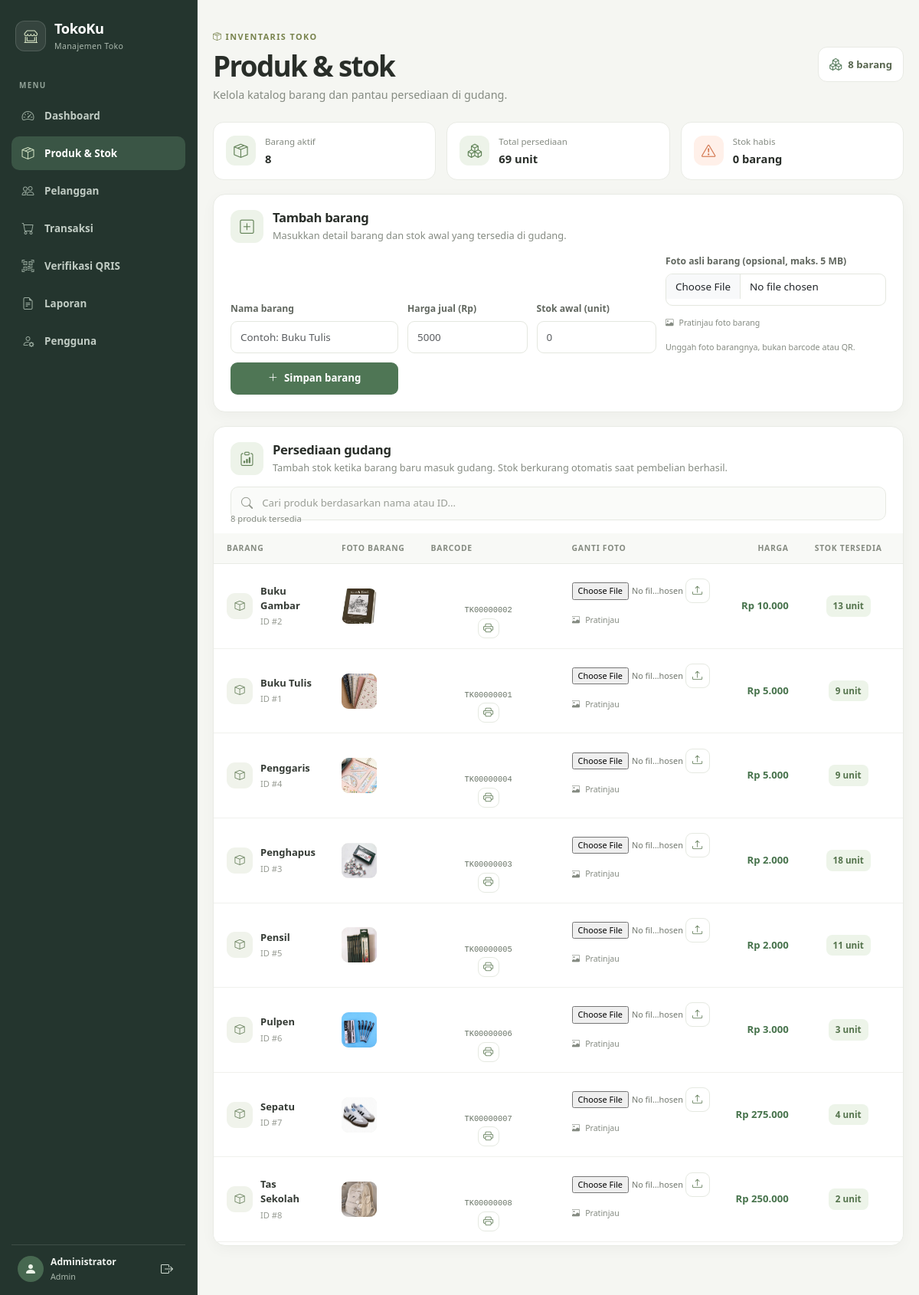
The app's page /produk.php (signed in) with its own data.
### tables this page shows
CREATE TABLE `tbl_produk` (
  `id_produk` int(11) NOT NULL,
  `nama_produk` varchar(100) NOT NULL,
  `harga` decimal(12,2) NOT NULL,
  `stok` int(10) UNSIGNED NOT NULL DEFAULT 0,
  `gambar` varchar(255) DEFAULT NULL,
  `aktif` tinyint(1) NOT NULL DEFAULT 1,
  `barcode` varchar(32) DEFAULT NULL
);

### config.php (called while the page is built, shortened)
<?php
function rupiah($n) {
    return "Rp " . number_format($n, 0, ',', '.');
}
?>

### produk.php (the view, shortened to what this page needs)
<?php
require 'config.php';
$isAdmin = $_SESSION['role'] === 'admin';
$namaProdukForm = '';
$hargaProdukForm = '';
$stokProdukForm = '';
$ringkasan = $conn->query(
    "SELECT COUNT(*) AS total_barang,
            COALESCE(SUM(stok), 0) AS total_stok,
            SUM(CASE WHEN stok = 0 THEN 1 ELSE 0 END) AS stok_habis
     FROM tbl_produk
     WHERE aktif = 1"
)->fetch_assoc();
$produk = $conn->query(
    "SELECT id_produk, nama_produk, harga, stok, gambar, barcode
     FROM tbl_produk
     WHERE aktif = 1
     ORDER BY nama_produk"
);
?>
<!DOCTYPE html>
<html lang="id">
<head>
    <link href="https://cdn.jsdelivr.net/npm/bootstrap@5.3.2/dist/css/bootstrap.min.css" rel="stylesheet">
    <link href="https://cdn.jsdelivr.net/npm/bootstrap-icons@1.11.1/font/bootstrap-icons.css" rel="stylesheet">
    <link rel="stylesheet" href="style.css">
</head>
<body class="management-page products-page">
<?php include 'navbar.php'; ?>
<main class="management-container">
    <header class="management-heading">
        <div>
            <span class="management-eyebrow"><i class="bi bi-box-seam"></i> INVENTARIS TOKO</span>
            <h1>Produk & stok</h1>
            <p><?= $isAdmin ? 'Kelola katalog barang dan pantau persediaan di gudang.' : 'Tambahkan stok untuk barang yang sudah ada di katalog.' ?></p>
        </div>
        <span class="management-count"><i class="bi bi-boxes"></i> <?= number_format((int)$ringkasan['total_barang'], 0, ',', '.') ?> barang</span>
    </header>
    <section class="transaction-stats product-stats">
        <div><span class="transaction-stat-icon"><i class="bi bi-box-seam"></i></span><span><small>Barang aktif</small><strong><?= number_format((int)$ringkasan['total_barang'], 0, ',', '.') ?></strong></span></div>
        <div><span class="transaction-stat-icon is-green"><i class="bi bi-boxes"></i></span><span><small>Total persediaan</small><strong data-total-stock><?= number_format((int)$ringkasan['total_stok'], 0, ',', '.') ?> unit</strong></span></div>
        <div><span class="transaction-stat-icon is-orange"><i class="bi bi-exclamation-triangle"></i></span><span><small>Stok habis</small><strong data-empty-stock><?= number_format((int)$ringkasan['stok_habis'], 0, ',', '.') ?> barang</strong></span></div>
    </section>
    <?php if ($isAdmin): ?>
    <section class="management-panel">
        <div class="management-panel-heading">
            <span class="management-panel-icon"><i class="bi bi-plus-square"></i></span>
            <div><h2>Tambah barang</h2><p>Masukkan detail barang dan stok awal yang tersedia di gudang.</p></div>
        </div>
        <form method="post" enctype="multipart/form-data" class="product-add-form">
            <label><span>Nama barang</span><input class="form-control" name="nama_produk" maxlength="100" value="<?= htmlspecialchars($namaProdukForm) ?>" placeholder="Contoh: Buku Tulis" required></label>
            <label><span>Harga jual (Rp)</span><input class="form-control" type="number" name="harga" min="1" step="0.01" value="<?= htmlspecialchars($hargaProdukForm) ?>" placeholder="5000" required></label>
            <label><span>Stok awal (unit)</span><input class="form-control" type="number" name="stok" min="0" step="1" value="<?= htmlspecialchars($stokProdukForm) ?>" placeholder="0" required></label>
            <label>
                <span>Foto asli barang (opsional, maks. 5 MB)</span>
                <input class="form-control product-photo-input" type="file" name="gambar_produk" accept="image/jpeg,image/png,image/webp" data-preview-target="new-product-photo-preview">
                <span class="product-photo-preview" id="new-product-photo-preview"><i class="bi bi-image"></i> Pratinjau foto barang</span>
                <small class="product-photo-hint">Unggah foto barangnya, bukan barcode atau QR.</small>
            </label>
            <button type="submit" class="management-primary-button" name="tambah_produk" value="1"><i class="bi bi-plus-lg"></i> Simpan barang</button>
        </form>
    </section>
    <?php endif; ?>
    <section class="management-panel product-inventory-panel">
        <div class="management-panel-heading">
            <span class="management-panel-icon"><i class="bi bi-clipboard-data"></i></span>
            <div><h2>Persediaan gudang</h2><p>Tambah stok ketika barang baru masuk gudang. Stok berkurang otomatis saat pembelian berhasil.</p></div>
        </div>
        <?php if ($isAdmin): ?>
        <label class="management-search product-inventory-search" for="productInventorySearch">
            <i class="bi bi-search" aria-hidden="true"></i>
            <input id="productInventorySearch" type="search" placeholder="Cari produk berdasarkan nama atau ID..." autocomplete="off" aria-controls="productInventoryRows">
        </label>
        <p class="product-search-status" id="productSearchStatus" aria-live="polite"></p>
        <?php endif; ?>
        <div class="management-table-wrap">
            <table class="table management-table align-middle mb-0">
                <thead><tr><th>Barang</th><th>Foto barang</th><th>Barcode</th><?php if ($isAdmin): ?><th>Ganti foto</th><?php endif; ?><th class="text-end">Harga</th><th class="text-center">Stok tersedia</th><th>Tambah stok</th></tr></thead>
                <tbody id="productInventoryRows">
                <?php if ($produk->num_rows > 0): ?>
                    <?php while ($item = $produk->fetch_assoc()): ?>
                    <tr data-product-row data-product-name="<?= htmlspecialchars($item['nama_produk'], ENT_QUOTES, 'UTF-8') ?>" data-product-id="<?= (int)$item['id_produk'] ?>">
                        <td><span class="management-person"><span class="management-avatar"><i class="bi bi-box"></i></span><span><strong><?= htmlspecialchars($item['nama_produk']) ?></strong><small>ID #<?= (int)$item['id_produk'] ?></small></span></span></td>
                        <td><?php if (!empty($item['gambar'])): ?><img class="inventory-product-image" src="<?= htmlspecialchars($item['gambar'], ENT_QUOTES, 'UTF-8') ?>" alt="Foto barang: <?= htmlspecialchars($item['nama_produk'], ENT_QUOTES, 'UTF-8') ?>"><?php else: ?><span class="inventory-image-placeholder" title="Foto barang belum diunggah"><i class="bi bi-image"></i></span><?php endif; ?></td>
                        <td>
                            <div class="product-barcode-label">
                                <svg data-product-barcode-svg data-barcode="<?= htmlspecialchars($item['barcode'] ?? '', ENT_QUOTES, 'UTF-8') ?>"></svg>
                                <code><?= htmlspecialchars($item['barcode'] ?? '') ?></code>
                                <?php if ($isAdmin): ?>
                                    <button type="button" class="management-action" data-print-barcode="<?= htmlspecialchars($item['barcode'] ?? '', ENT_QUOTES, 'UTF-8') ?>" data-product-name="<?= htmlspecialchars($item['nama_produk'], ENT_QUOTES, 'UTF-8') ?>" aria-label="Cetak barcode <?= htmlspecialchars($item['nama_produk'], ENT_QUOTES, 'UTF-8') ?>" title="Cetak barcode"><i class="bi bi-printer"></i></button>
                                <?php endif; ?>
                            </div>
                        </td>
                        <?php if ($isAdmin): ?>
                        <td>
                            <form method="post" enctype="multipart/form-data" class="product-image-form">
                                <input class="product-photo-input" type="file" name="gambar_produk" accept="image/jpeg,image/png,image/webp" aria-label="Pilih foto asli barang <?= htmlspecialchars($item['nama_produk'], ENT_QUOTES, 'UTF-8') ?>, bukan barcode" data-preview-target="product-photo-preview-<?= (int)$item['id_produk'] ?>" required>
                                <button name="ubah_gambar" value="1" class="management-action" aria-label="Simpan foto <?= htmlspecialchars($item['nama_produk'], ENT_QUOTES, 'UTF-8') ?>" title="Simpan foto"><i class="bi bi-upload"></i></button>
                                <span class="product-photo-preview" id="product-photo-preview-<?= (int)$item['id_produk'] ?>"><i class="bi bi-image"></i> Pratinjau</span>
                            </form>
                        </td>
                        <?php endif; ?>
                        <td class="text-end management-money"><?= rupiah($item['harga']) ?></td>
                        <td class="text-center"><span class="stock-badge <?= (int)$item['stok'] === 0 ? 'is-empty' : '' ?>" data-stock-display="<?= (int)$item['id_produk'] ?>"><?= number_format((int)$item['stok'], 0, ',', '.') ?> unit</span></td>
                        <td>
                        </td>
                    </tr>
                    <?php endwhile; ?>
                <?php else: ?>
                    <tr><td colspan="<?= $isAdmin ? 7 : 6 ?>"><div class="management-empty"><i class="bi bi-box"></i><strong>Belum ada barang</strong><span>Tambahkan produk untuk mulai mengisi persediaan.</span></div></td></tr>
                <?php endif; ?>
                </tbody>
            </table>
        </div>
    </section>
</main>
</body>
</html>

### records on screen
tbl_produk: nama_produk "Buku Gambar", id_produk "2", gambar (picture), barcode "TK00000002", harga "Rp 10.000", stok "13"
tbl_produk: nama_produk "Buku Tulis", id_produk "1", gambar (picture), barcode "TK00000001", harga "Rp 5.000", stok "9"
tbl_produk: nama_produk "Penggaris", id_produk "4", gambar (picture), barcode "TK00000004", harga "Rp 5.000", stok "9"
tbl_produk: nama_produk "Penghapus", id_produk "3", gambar (picture), barcode "TK00000003", harga "Rp 2.000", stok "18"
tbl_produk: nama_produk "Pensil", id_produk "5", gambar (picture), barcode "TK00000005", harga "Rp 2.000", stok "11"
tbl_produk: nama_produk "Pulpen", id_produk "6", gambar (picture), barcode "TK00000006", harga "Rp 3.000", stok "3"
tbl_produk: nama_produk "Sepatu", id_produk "7", gambar (picture), barcode "TK00000007", harga "Rp 275.000", stok "4"
tbl_produk: nama_produk "Tas Sekolah", id_produk "8", gambar (picture), barcode "TK00000008", harga "Rp 250.000", stok "2"

### other values on screen
$label "Dashboard"
$label "Produk & Stok"
$label "Pelanggan"
$label "Transaksi"
$label "Verifikasi QRIS"
$label "Laporan"
$label "Pengguna"
$namaPengguna "Administrator"
$role "Admin"
$ringkasan['total_barang'] "8"
$ringkasan['total_stok'] "69"
$ringkasan['stok_habis'] "0"
